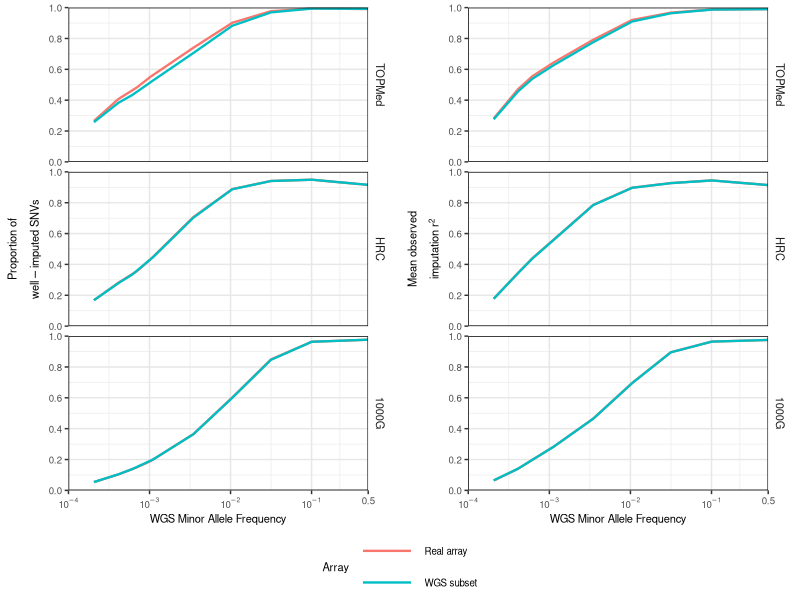

The R source for this figure:
library(data.table)
library(ggplot2)
library(gridExtra)

ho=fread("../analyses/omniexp/metsim.humanomni.bi.snv.perc8.tab")
ho=ho[c(which(abs(ho$MAF-0.0002)==min(abs(ho$MAF-0.0002))),which(abs(ho$MAF-0.0004)==min(abs(ho$MAF-0.0004))),which(abs(ho$MAF-0.0006)==min(abs(ho$MAF-0.0006))),which(abs(ho$MAF-0.001)==min(abs(ho$MAF-0.001))),which(abs(ho$MAF-0.0032)==min(abs(ho$MAF-0.0032))),which(abs(ho$MAF-0.01)==min(abs(ho$MAF-0.01))),which(abs(ho$MAF-0.0316)==min(abs(ho$MAF-0.0316))),which(abs(ho$MAF-0.1)==min(abs(ho$MAF-0.1))),which(abs(ho$MAF-0.5)==min(abs(ho$MAF-0.5)))),]
ho=melt(ho, id="MAF")
ho$`Reference Panel`=rep(0, nrow(ho))
ho$`Reference Panel`[which(ho$variable=="HO_1000G")]="1000G"
ho$`Reference Panel`[which(ho$variable=="HO_HRC")]="HRC"
ho$`Reference Panel`[which(ho$variable=="HO_TOPMed")]="TOPMed"
ho$`Reference Panel`=as.factor(ho$`Reference Panel`)
ho$Array=rep("Real array", nrow(ho))

metsim=fread("../analyses/percentileaggr2/metsim.bi.snv.perc8.tab")
metsim=metsim[,c("MAF","OmniExp_1000G","OmniExp_HRC","OmniExp_TOPMed")]
metsim=metsim[c(which(abs(metsim$MAF-0.0002)==min(abs(metsim$MAF-0.0002))),which(abs(metsim$MAF-0.0004)==min(abs(metsim$MAF-0.0004))),which(abs(metsim$MAF-0.0006)==min(abs(metsim$MAF-0.0006))),which(abs(metsim$MAF-0.001)==min(abs(metsim$MAF-0.001))),which(abs(metsim$MAF-0.0032)==min(abs(metsim$MAF-0.0032))),which(abs(metsim$MAF-0.01)==min(abs(metsim$MAF-0.01))),which(abs(metsim$MAF-0.0316)==min(abs(metsim$MAF-0.0316))),which(abs(metsim$MAF-0.1)==min(abs(metsim$MAF-0.1))),which(abs(metsim$MAF-0.5)==min(abs(metsim$MAF-0.5)))),]
metsim=melt(metsim, id="MAF")
metsim$`Reference Panel`=rep(0, nrow(metsim))
metsim$`Reference Panel`[which(metsim$variable=="Core_1000G" | metsim$variable=="OmniExp_1000G" | metsim$variable=="Omni25_1000G" | metsim$variable=="MEGA_1000G")]="1000G"
metsim$`Reference Panel`[which(metsim$variable=="Core_HRC" | metsim$variable=="OmniExp_HRC" | metsim$variable=="Omni25_HRC"| metsim$variable=="MEGA_HRC")]="HRC"
metsim$`Reference Panel`[which(metsim$variable=="Core_TOPMed" | metsim$variable=="OmniExp_TOPMed" | metsim$variable=="Omni25_TOPMed" | metsim$variable=="MEGA_TOPMed")]="TOPMed"
metsim$`Reference Panel`=as.factor(metsim$`Reference Panel`)
metsim$Array=rep("WGS subset", nrow(metsim))

prop=rbind(ho,metsim)
prop$Measure=rep("proportion", nrow(prop))

ho=fread("../analyses/omniexp/metsim.humanomni.bi.snv.mean.tab")
ho=ho[c(which(abs(ho$MAF-0.0002)==min(abs(ho$MAF-0.0002))),which(abs(ho$MAF-0.0004)==min(abs(ho$MAF-0.0004))),which(abs(ho$MAF-0.0006)==min(abs(ho$MAF-0.0006))),which(abs(ho$MAF-0.001)==min(abs(ho$MAF-0.001))),which(abs(ho$MAF-0.0032)==min(abs(ho$MAF-0.0032))),which(abs(ho$MAF-0.01)==min(abs(ho$MAF-0.01))),which(abs(ho$MAF-0.0316)==min(abs(ho$MAF-0.0316))),which(abs(ho$MAF-0.1)==min(abs(ho$MAF-0.1))),which(abs(ho$MAF-0.5)==min(abs(ho$MAF-0.5)))),]
ho=melt(ho, id="MAF")
ho$`Reference Panel`=rep(0, nrow(ho))
ho$`Reference Panel`[which(ho$variable=="HO_1000G")]="1000G"
ho$`Reference Panel`[which(ho$variable=="HO_HRC")]="HRC"
ho$`Reference Panel`[which(ho$variable=="HO_TOPMed")]="TOPMed"
ho$`Reference Panel`=as.factor(ho$`Reference Panel`)
ho$Array=rep("Real array", nrow(ho))

metsim=fread("../analyses/percentileaggr2/metsim.bi.snv.mean.tab")
metsim=metsim[,c("MAF","OmniExp_1000G","OmniExp_HRC","OmniExp_TOPMed")]
metsim=metsim[c(which(abs(metsim$MAF-0.0002)==min(abs(metsim$MAF-0.0002))),which(abs(metsim$MAF-0.0004)==min(abs(metsim$MAF-0.0004))),which(abs(metsim$MAF-0.0006)==min(abs(metsim$MAF-0.0006))),which(abs(metsim$MAF-0.001)==min(abs(metsim$MAF-0.001))),which(abs(metsim$MAF-0.0032)==min(abs(metsim$MAF-0.0032))),which(abs(metsim$MAF-0.01)==min(abs(metsim$MAF-0.01))),which(abs(metsim$MAF-0.0316)==min(abs(metsim$MAF-0.0316))),which(abs(metsim$MAF-0.1)==min(abs(metsim$MAF-0.1))),which(abs(metsim$MAF-0.5)==min(abs(metsim$MAF-0.5)))),]
metsim=melt(metsim, id="MAF")
metsim$`Reference Panel`=rep(0, nrow(metsim))
metsim$`Reference Panel`[which(metsim$variable=="Core_1000G" | metsim$variable=="OmniExp_1000G" | metsim$variable=="Omni25_1000G" | metsim$variable=="MEGA_1000G")]="1000G"
metsim$`Reference Panel`[which(metsim$variable=="Core_HRC" | metsim$variable=="OmniExp_HRC" | metsim$variable=="Omni25_HRC"| metsim$variable=="MEGA_HRC")]="HRC"
metsim$`Reference Panel`[which(metsim$variable=="Core_TOPMed" | metsim$variable=="OmniExp_TOPMed" | metsim$variable=="Omni25_TOPMed" | metsim$variable=="MEGA_TOPMed")]="TOPMed"
metsim$`Reference Panel`=as.factor(metsim$`Reference Panel`)
metsim$Array=rep("WGS subset", nrow(metsim))

mean=rbind(ho, metsim)
mean$Measure=rep("mean", nrow(mean))

##Plotting
all=rbind(prop, mean)
all$`Reference Panel`=factor(all$`Reference Panel`, levels=c("TOPMed","HRC","1000G"))
all$Array=factor(all$Array, levels=c("Real array","WGS subset"))
ybrks<-c(0,0.2,0.4,0.6,0.8,1)
brks<-c(0.5, 0.1, 0.01,0.001,0.0001)
labs=c(expression(0.5),expression(10^-1), expression(10^-2), expression(10^-3),expression(10^-4))

a=ggplot(all[which(all$Measure=="proportion"),], aes(x=MAF,y=value, color=Array))+scale_x_log10(breaks=brks, labels=labs, limits=c(1e-4,0.5),expand=c(0,0))+scale_y_continuous(breaks=ybrks,limits=c(0,1), expand=c(0,0))+theme_bw()+facet_grid(`Reference Panel`~.)+theme(legend.position="bottom",legend.text=element_text(size=7),panel.grid.major=element_line(colour="#e7e7e7"),panel.spacing.y=unit(0.5, "lines"), strip.text=element_text(size=8),axis.title=element_text(size=8),axis.text=element_text(size=7),panel.border=element_rect(color="black"),strip.background=element_rect(fill="white",color=NA), legend.title=element_text(size=8), legend.key.width=unit(3,"lines"))+geom_line(aes(group=Array), size=0.8)+xlab("WGS Minor Allele Frequency")+ylab(expression(atop(Proportion~of,well-imputed~SNVs)))+guides(color=guide_legend(nrow=2))

b=ggplot(all[which(all$Measure=="mean"),],aes(x=MAF,y=value, color=Array))+scale_x_log10(breaks=brks, labels=labs, limits=c(1e-4,0.5),expand=c(0,0))+scale_y_continuous(breaks=ybrks,limits=c(0,1), expand=c(0,0))+theme_bw()+facet_grid(`Reference Panel`~.)+theme(legend.position="bottom",legend.text=element_text(size=7),panel.grid.major=element_line(colour="#e7e7e7"),panel.spacing.y=unit(0.5, "lines"), strip.text=element_text(size=8),axis.title=element_text(size=8),axis.text=element_text(size=7),panel.border=element_rect(color="black"),strip.background=element_rect(fill="white",color=NA), legend.title=element_text(size=8), legend.key.width=unit(3,"lines"))+geom_line(aes(group=Array), size=0.8)+xlab("WGS Minor Allele Frequency")+ylab(expression(atop(Mean~observed,imputation~r^2)))+guides(color=guide_legend(nrow=2))

get_legend<-function(myggplot){
  tmp <- ggplot_gtable(ggplot_build(myggplot))
  leg <- which(sapply(tmp$grobs, function(x) x$name) == "guide-box")
  legend <- tmp$grobs[[leg]]
  return(legend)
}
legend=get_legend(a)
a=a+theme(legend.position="none")
b=b+theme(legend.position="none")

tiff(file="~/FigS3.tiff", height=174, width=174, units="mm", res=300)
grid.arrange(ggplotGrob(a),ggplotGrob(b), legend, nrow=2, widths=c(1,1), heights=c(8,1), layout_matrix=rbind(c(1,2),c(3)))
dev.off()



